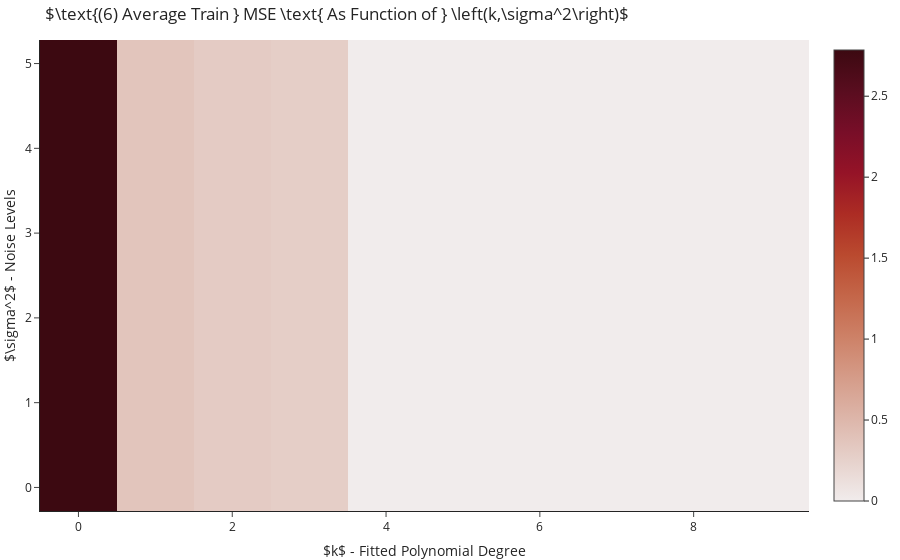

The cell this chart's notebook holds for it:
### Markdown cell above
# Time To Think...

In the above figure, we observe the following trends:
- As already seen before, for the noise-free data, once we reach the correct $k$ we achieve zero MSE.
- Across all values of $k$, as we increase $\sigma^2$ we get higher MSE values.
- For all noise levels, we manage to reduce MSE values by increasing $k$.

So, by choosing a **richer** hypothesis class (i.e. larger and that can express more functions - polynomials of higher
degree) we are able to choose an hypothesis that fits the **observed** data **better**, regardless to how noisy the data is.
Try and think how the above heatmap would look if instead of calculating the MSE over the training samples (i.e train error)
we would have calculated it over a **new** set of test samples drawn from the same distribution.

Use the below code to create a test set. Change the code generating figure 6 such that the reported error is a test error. Do not forget to add the noise (that depends on $\sigma^2$) to the test data. What has changed between what we observe for the train error to the test error? What happens for high/low values of $\sigma^2$? What happens for high/low values of $k$?

### Code cell
# Generate the x values of the test set
testX = np.linspace(-1.2, 2, 40)[1::2].reshape(-1,1)

# Generate the noisy y values of the test set. Set the noise level (the scale parameter) according to the specific setting
testY = response(testX) + np.random.normal(scale=___, size=len(y_))

### Figure 1 — Plotly figure (JSON) as saved in the notebook; plotly's stock layout.template omitted (floating-point values rounded to 4 significant figures)
{"data": [{"colorscale": [[0.0, "rgb(241, 236, 236)"], [0.09091, "rgb(230, 209, 203)"], [0.1818, "rgb(221, 182, 170)"], [0.2727, "rgb(213, 156, 137)"], [0.3636, "rgb(205, 129, 103)"], [0.4545, "rgb(196, 102, 73)"], [0.5455, "rgb(186, 74, 47)"], [0.6364, "rgb(172, 44, 36)"], [0.7273, "rgb(149, 19, 39)"], [0.8182, "rgb(120, 14, 40)"], [0.9091, "rgb(89, 13, 31)"], [1.0, "rgb(60, 9, 17)"]], "x": [0, 0, 0, 0, 0, 0, 0, 0, 0, 0, 1, 1, 1, 1, 1, 1, 1, 1, 1, 1, 2, 2, 2, 2, 2, 2, 2, 2, 2, 2, 3, 3, 3, 3, 3, 3, 3, 3, 3, 3, 4, 4, 4, 4, 4, 4, 4, 4, 4, 4, 5, 5, 5, 5, 5, 5, 5, 5, 5, 5, 6, 6, 6, 6, 6, 6, 6, 6, 6, 6, 7, 7, 7, 7, 7, 7, 7, 7, 7, 7, 8, 8, 8, 8, 8, 8, 8, 8, 8, 8, 9, 9, 9, 9, 9, 9, 9, 9, 9, 9], "y": [0.0, 0.5556, 1.111, 1.667, 2.222, 2.778, 3.333, 3.889, 4.444, 5.0, 0.0, 0.5556, 1.111, 1.667, 2.222, 2.778, 3.333, 3.889, 4.444, 5.0, 0.0, 0.5556, 1.111, 1.667, 2.222, 2.778, 3.333, 3.889, 4.444, 5.0, 0.0, 0.5556, 1.111, 1.667, 2.222, 2.778, 3.333, 3.889, 4.444, 5.0, 0.0, 0.5556, 1.111, 1.667, 2.222, 2.778, 3.333, 3.889, 4.444, 5.0, 0.0, 0.5556, 1.111, 1.667, 2.222, 2.778, 3.333, 3.889, 4.444, 5.0, 0.0, 0.5556, 1.111, 1.667, 2.222, 2.778, 3.333, 3.889, 4.444, 5.0, 0.0, 0.5556, 1.111, 1.667, 2.222, 2.778, 3.333, 3.889, 4.444, 5.0, 0.0, 0.5556, 1.111, 1.667, 2.222, 2.778, 3.333, 3.889, 4.444, 5.0, 0.0, 0.5556, 1.111, 1.667, 2.222, 2.778, 3.333, 3.889, 4.444, 5.0], "z": [2.785, 2.785, 2.785, 2.785, 2.785, 2.785, 2.785, 2.785, 2.785, 2.785, 0.3658, 0.3658, 0.3658, 0.3658, 0.3658, 0.3658, 0.3658, 0.3658, 0.3658, 0.3658, 0.3069, 0.3069, 0.3069, 0.3069, 0.3069, 0.3069, 0.3069, 0.3069, 0.3069, 0.3069, 0.2829, 0.2829, 0.2829, 0.2829, 0.2829, 0.2829, 0.2829, 0.2829, 0.2829, 0.2829, 1.281e-30, 1.479e-30, 2.069e-30, 3.239e-30, 4.715e-30, 7.814e-30, 9.253e-30, 1.206e-29, 1.519e-29, 2.197e-29, 3.517e-30, 2.512e-30, 2.94e-30, 3.954e-30, 5.965e-30, 7.361e-30, 9.517e-30, 1.205e-29, 1.567e-29, 2.304e-29, 3.815e-28, 4.106e-28, 5.319e-28, 8.555e-28, 1.226e-27, 1.488e-27, 2.793e-27, 3.118e-27, 3.264e-27, 4.571e-27, 2.542e-30, 5.291e-30, 8.607e-30, 1.194e-29, 1.781e-29, 3.028e-29, 3.871e-29, 4.961e-29, 5.739e-29, 7.496e-29, 2.246e-27, 2.476e-27, 3.01e-27, 4.362e-27, 5.201e-27, 7.431e-27, 1.021e-26, 1.366e-26, 1.495e-26, 1.928e-26, 5.288e-29, 7.362e-29, 1.09e-28, 1.493e-28, 2.236e-28, 2.737e-28, 4.349e-28, 5.708e-28, 6.64e-28, 8.612e-28], "type": "heatmap"}], "layout": {"title": {"text": "$\\text{(6) Average Train } MSE \\text{ As Function of } \\left(k,\\sigma^2\\right)$"}, "xaxis": {"title": {"text": "$k$ - Fitted Polynomial Degree"}}, "yaxis": {"title": {"text": "$\\sigma^2$ - Noise Levels"}}}}
